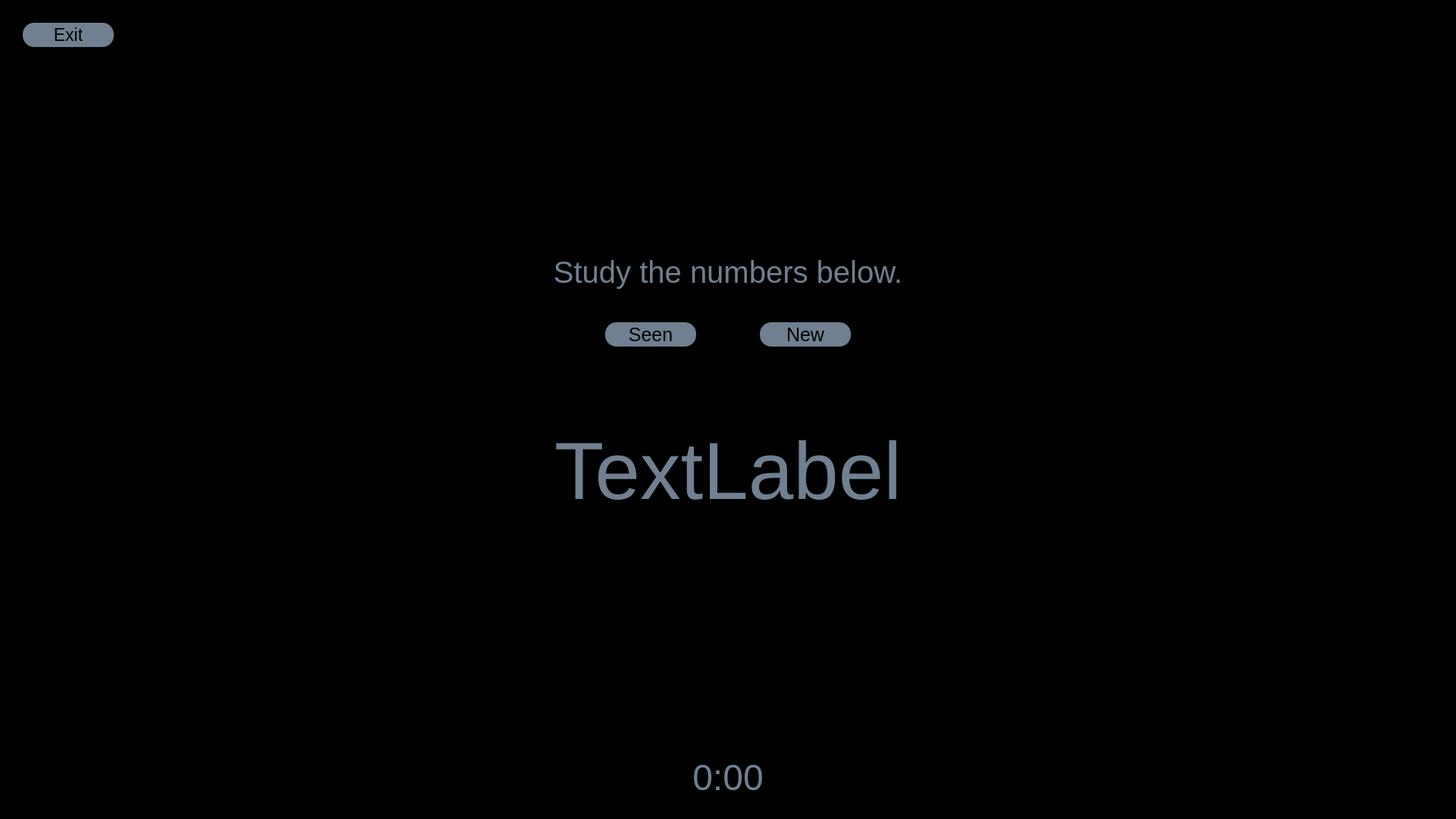
<?xml version="1.0" encoding="UTF-8"?>
<ui version="4.0">
 <class>memory</class>
 <widget class="QWidget" name="memory">
  <property name="geometry">
   <rect>
    <x>0</x>
    <y>0</y>
    <width>1920</width>
    <height>1080</height>
   </rect>
  </property>
  <property name="minimumSize">
   <size>
    <width>1920</width>
    <height>1080</height>
   </size>
  </property>
  <property name="windowTitle">
   <string>Form</string>
  </property>
  <property name="styleSheet">
   <string notr="true">background-color: black
</string>
  </property>
  <layout class="QVBoxLayout" name="verticalLayout">
   <item>
    <widget class="QStackedWidget" name="stackedWidget">
     <widget class="QWidget" name="page">
      <layout class="QVBoxLayout" name="verticalLayout_3">
       <item>
        <widget class="QFrame" name="frame">
         <property name="sizePolicy">
          <sizepolicy hsizetype="Expanding" vsizetype="Expanding">
           <horstretch>0</horstretch>
           <verstretch>0</verstretch>
          </sizepolicy>
         </property>
         <property name="minimumSize">
          <size>
           <width>1700</width>
           <height>50</height>
          </size>
         </property>
         <property name="maximumSize">
          <size>
           <width>16777215</width>
           <height>50</height>
          </size>
         </property>
         <property name="sizeIncrement">
          <size>
           <width>1</width>
           <height>1</height>
          </size>
         </property>
         <property name="frameShape">
          <enum>QFrame::StyledPanel</enum>
         </property>
         <property name="frameShadow">
          <enum>QFrame::Raised</enum>
         </property>
         <layout class="QHBoxLayout" name="horizontalLayout_2">
          <item alignment="Qt::AlignLeft|Qt::AlignVCenter">
           <widget class="QPushButton" name="homeButton">
            <property name="sizePolicy">
             <sizepolicy hsizetype="Expanding" vsizetype="Expanding">
              <horstretch>0</horstretch>
              <verstretch>0</verstretch>
             </sizepolicy>
            </property>
            <property name="minimumSize">
             <size>
              <width>120</width>
              <height>32</height>
             </size>
            </property>
            <property name="maximumSize">
             <size>
              <width>120</width>
              <height>32</height>
             </size>
            </property>
            <property name="font">
             <font>
              <pointsize>17</pointsize>
             </font>
            </property>
            <property name="styleSheet">
             <string notr="true">QPushButton#homeButton { 
	background-color: slategrey; 
	border-radius: 15px;
	color: black; 
}

QPushButton#homeButton:hover { 
	background-color: rgb(142, 158, 174); 
	border-radius: 15px;
	border: 2px solid slategrey;
}

</string>
            </property>
            <property name="text">
             <string>Exit</string>
            </property>
           </widget>
          </item>
         </layout>
        </widget>
       </item>
       <item>
        <widget class="QFrame" name="gameFrame">
         <property name="minimumSize">
          <size>
           <width>1700</width>
           <height>0</height>
          </size>
         </property>
         <property name="frameShape">
          <enum>QFrame::StyledPanel</enum>
         </property>
         <property name="frameShadow">
          <enum>QFrame::Raised</enum>
         </property>
         <layout class="QVBoxLayout" name="verticalLayout_2">
          <item>
           <spacer name="verticalSpacer_2">
            <property name="orientation">
             <enum>Qt::Vertical</enum>
            </property>
            <property name="sizeHint" stdset="0">
             <size>
              <width>20</width>
              <height>40</height>
             </size>
            </property>
           </spacer>
          </item>
          <item>
           <widget class="QLabel" name="label">
            <property name="sizePolicy">
             <sizepolicy hsizetype="Expanding" vsizetype="Expanding">
              <horstretch>0</horstretch>
              <verstretch>0</verstretch>
             </sizepolicy>
            </property>
            <property name="minimumSize">
             <size>
              <width>400</width>
              <height>50</height>
             </size>
            </property>
            <property name="maximumSize">
             <size>
              <width>16777215</width>
              <height>100</height>
             </size>
            </property>
            <property name="font">
             <font>
              <pointsize>30</pointsize>
              <bold>false</bold>
             </font>
            </property>
            <property name="styleSheet">
             <string notr="true">color: slategrey;</string>
            </property>
            <property name="text">
             <string>Study the numbers below.</string>
            </property>
            <property name="alignment">
             <set>Qt::AlignCenter</set>
            </property>
           </widget>
          </item>
          <item alignment="Qt::AlignHCenter">
           <widget class="QFrame" name="diffButtonFrame">
            <property name="minimumSize">
             <size>
              <width>500</width>
              <height>50</height>
             </size>
            </property>
            <property name="maximumSize">
             <size>
              <width>500</width>
              <height>50</height>
             </size>
            </property>
            <property name="frameShape">
             <enum>QFrame::StyledPanel</enum>
            </property>
            <property name="frameShadow">
             <enum>QFrame::Raised</enum>
            </property>
            <layout class="QHBoxLayout" name="horizontalLayout">
             <item>
              <widget class="QPushButton" name="oldButton">
               <property name="minimumSize">
                <size>
                 <width>120</width>
                 <height>32</height>
                </size>
               </property>
               <property name="maximumSize">
                <size>
                 <width>120</width>
                 <height>32</height>
                </size>
               </property>
               <property name="font">
                <font>
                 <pointsize>19</pointsize>
                </font>
               </property>
               <property name="styleSheet">
                <string notr="true">QPushButton#oldButton { 
	background-color: slategrey; 
	border-radius: 15px;
	color: black; 
}

QPushButton#oldButton:hover { 
	background-color: rgb(142, 158, 174); 
	border-radius: 15px;
	border: 2px solid slategrey;
}
</string>
               </property>
               <property name="text">
                <string>Seen</string>
               </property>
              </widget>
             </item>
             <item>
              <widget class="QPushButton" name="newButton">
               <property name="minimumSize">
                <size>
                 <width>120</width>
                 <height>32</height>
                </size>
               </property>
               <property name="maximumSize">
                <size>
                 <width>120</width>
                 <height>32</height>
                </size>
               </property>
               <property name="font">
                <font>
                 <pointsize>19</pointsize>
                </font>
               </property>
               <property name="styleSheet">
                <string notr="true">QPushButton#newButton { 
	background-color: slategrey; 
	border-radius: 15px;
	color: black; 
}

QPushButton#newButton:hover { 
	background-color: rgb(142, 158, 174); 
	border-radius: 15px;
	border: 2px solid slategrey;
}
</string>
               </property>
               <property name="text">
                <string>New</string>
               </property>
              </widget>
             </item>
            </layout>
           </widget>
          </item>
          <item>
           <widget class="QLabel" name="NumLabel">
            <property name="minimumSize">
             <size>
              <width>0</width>
              <height>300</height>
             </size>
            </property>
            <property name="maximumSize">
             <size>
              <width>16777215</width>
              <height>300</height>
             </size>
            </property>
            <property name="font">
             <font>
              <pointsize>80</pointsize>
             </font>
            </property>
            <property name="styleSheet">
             <string notr="true">color: slategrey;</string>
            </property>
            <property name="text">
             <string>TextLabel</string>
            </property>
            <property name="alignment">
             <set>Qt::AlignCenter</set>
            </property>
           </widget>
          </item>
          <item>
           <spacer name="verticalSpacer">
            <property name="orientation">
             <enum>Qt::Vertical</enum>
            </property>
            <property name="sizeType">
             <enum>QSizePolicy::Expanding</enum>
            </property>
            <property name="sizeHint" stdset="0">
             <size>
              <width>20</width>
              <height>100</height>
             </size>
            </property>
           </spacer>
          </item>
          <item alignment="Qt::AlignHCenter">
           <widget class="QLabel" name="TimerLabel">
            <property name="maximumSize">
             <size>
              <width>130</width>
              <height>50</height>
             </size>
            </property>
            <property name="font">
             <font>
              <pointsize>36</pointsize>
              <kerning>true</kerning>
             </font>
            </property>
            <property name="styleSheet">
             <string notr="true">color: slategrey;</string>
            </property>
            <property name="text">
             <string>0:00</string>
            </property>
            <property name="alignment">
             <set>Qt::AlignCenter</set>
            </property>
           </widget>
          </item>
         </layout>
        </widget>
       </item>
      </layout>
     </widget>
    </widget>
   </item>
  </layout>
 </widget>
 <resources/>
 <connections/>
</ui>
